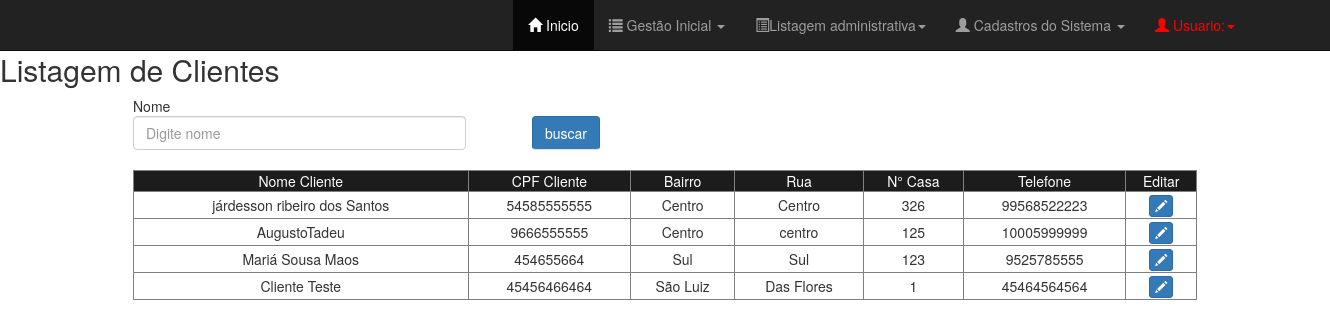
/Views/TelaListagemClientes.php, run on an earlier commit of the app's database.
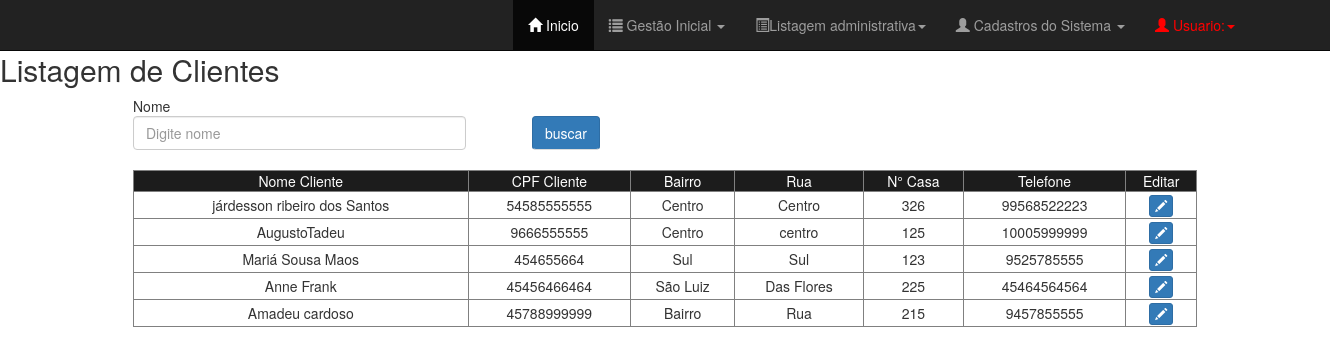
And on a later commit of the database.
### tables this page shows
CREATE TABLE `tab_cliente` (
  `cod_cliente` int(11) NOT NULL,
  `nome_cliente` varchar(50) DEFAULT NULL,
  `cpf_cliente` varchar(11) DEFAULT NULL,
  `telefone` varchar(11) DEFAULT NULL,
  `data_nascimento` date DEFAULT NULL,
  `rua_cliente` varchar(60) DEFAULT NULL,
  `bairro_cliente` varchar(60) DEFAULT NULL,
  `numero` int(11) DEFAULT NULL
);

### Views/TelaListagemClientes.php (the view, shortened to what this page needs)
<?php
	$c = new conectar();
    $conexao = $c->conexao();
    $sql =  "SELECT nome_cliente, cpf_cliente, bairro_cliente, rua_cliente, numero, telefone, cod_cliente FROM tab_cliente";
    $result = mysqli_query($conexao, $sql);
?>
<!DOCTYPE html>
<html>
<head>
	<?php require_once "TelaMenu.php" ?>
	<link rel="stylesheet" type="text/css" href="../css/listagem_geral.css">
	<link rel="stylesheet" type="text/css" href="../css/estiloModal.css">
	<link rel="stylesheet" type="text/css" href="../lib/bootstrap/css/bootstrap.css">
</head>
<body>
	<div class="principal">
		<div id="cabecalho_pesquisa">
		<h2>Listagem de Clientes</h2>
				<div id="pesquisa">
					<form id="frmpesquisa" action="listagem/listagemCliente.esp.php" method="POST">
						<span id="de">Nome</span>
						<input type="text" class="form-control" id="busca_nome_cliente" name="busca_nome_cliente" placeholder="Digite nome" required></input>
						<button type="submit" class="btn btn-primary" id="btnPesquisaData">buscar</button>
					</form>
				</div>
		</div>
				<div id="mostrapedidos">
					<table border="1" class="" id="tabeladepedidos">
						<tr id="topo_tabela">
							<td>Nome Cliente</td>
							<td>CPF Cliente</td>
							<td>Bairro</td>
							<td>Rua</td>
							<td>N° Casa</td>
							<td>Telefone</td>
							<td>Editar</td>
						</tr>
						<?php while($mostrar = mysqli_fetch_row($result)): ?>
						<tr id="corpo_tabela">
							<td><?php echo $mostrar[0]; ?></td>
							<td><?php echo $mostrar[1]; ?></td>
							<td><?php echo $mostrar[2]; ?></td>
							<td><?php echo $mostrar[3]; ?></td>
							<td><?php echo $mostrar[4]; ?></td>
							<td><?php echo $mostrar[5]; ?></td>
							<td>
								<span  data-toggle="modal" data-target="#abremodalUpdateProduto" class="btn btn-primary btn-xs" onclick="atualizarCliente('<?php echo $mostrar[6] ?>')">
									<span class="glyphicon glyphicon-pencil"></span>
								</span>
							</td>
						</tr>
			<?php endWhile; ?>
					</table>
				</div>
		</div>
</body>
</html>

What changed in the data, as far as the page shows it:
changed tab_cliente "São Luiz": nome_cliente "Cliente Teste" → "Anne Frank"; numero "1" → "225"
added tab_cliente: nome_cliente "Amadeu cardoso", cpf_cliente "45788999999", bairro_cliente "Bairro", rua_cliente "Rua", numero "215", telefone "9457855555"
